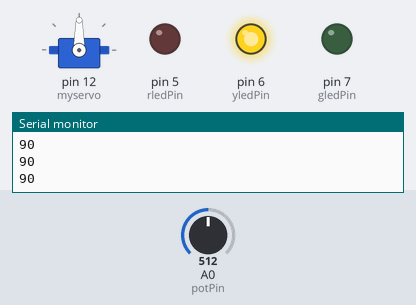
Recording of a sketch running on a simulated Arduino Uno, built with avr-gcc and run on an emulated ATmega328P. Shown: servo, output pins drawn as LEDs (lit = HIGH), the last lines printed to the serial monitor. The inputs (shaded band) are chosen by the test bench; at power-on: A0 (potPin) = 512.

Above: at 1.2 s.
1.3 s: A0 (potPin) set to 716
At 1.7 s:
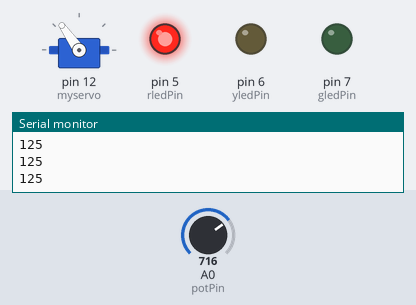
2.8 s: A0 (potPin) set to 900
At 3.1 s:
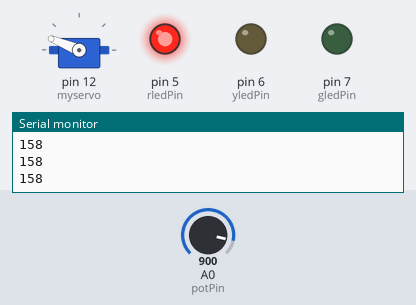
4.3 s: A0 (potPin) set to 1023
At 5.5 s:
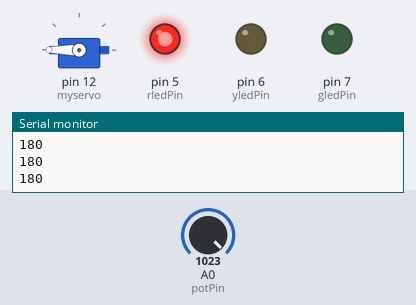
5.8 s: A0 (potPin) set to 306
At 7.0 s:
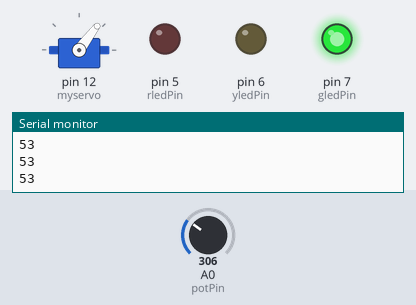
8.8 s: A0 (potPin) set to 170
At 9.8 s:
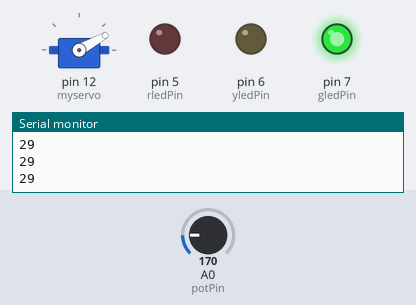
Timing chart, 0 to 11.3 s (numbered marks = the images above; inputs shaded):
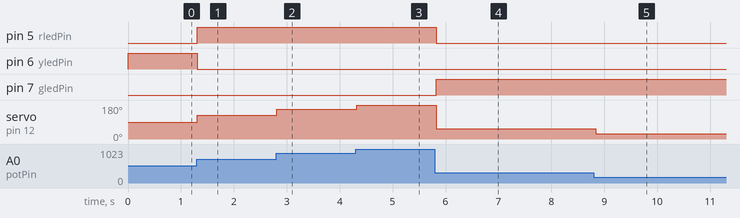

The sketch:

Coding_3B_arduino.ino
```cpp
#include <Servo.h>

Servo myservo;
int potPin = A0;
int gledPin = 7;
int yledPin = 6;
int rledPin = 5;
int potValue = 0;
int angle = 0;
bool manualMode = false;  // start in potentiometer mode

void dark (){
digitalWrite(gledPin, LOW);
digitalWrite(yledPin, LOW);
digitalWrite(rledPin, LOW);

}


void setup() {
  myservo.attach(12);
  pinMode(gledPin, OUTPUT);
  pinMode(yledPin, OUTPUT);
  pinMode(rledPin, OUTPUT);
  Serial.begin(9600);
  Serial.println("Arduino ready.");
}

void loop() {
  if (Serial.available() > 0) {
    String data = Serial.readStringUntil('\n');
    data.trim();

    if (data.equalsIgnoreCase("pot")) {
      manualMode = false;
      Serial.println("Switched to POT mode");
    }
    else if (data.equalsIgnoreCase("manual")) {
      manualMode = true;
      Serial.println("Switched to MANUAL mode");
    }
    else if (manualMode && data.toInt() >= 0 && data.toInt() <= 180) {
      angle = data.toInt();
      myservo.write(angle);
      Serial.print("Manual angle set to: ");
      Serial.println(angle);
    }
  }

  //using potentiometer mode
  if (!manualMode) {
    potValue = analogRead(potPin);
    angle = map(potValue, 0, 1023, 0, 180);
    myservo.write(angle);

    if (angle < 60){
      dark ();
      digitalWrite(gledPin, HIGH);
      }
    else if (angle > 60 && angle < 120){
      dark ();
      digitalWrite(yledPin, HIGH);
      }
    else if (angle > 120){
      dark ();
      digitalWrite(rledPin, HIGH);
    }

    Serial.println(angle);
    delay(100);
  }
}
```

Measured:
- after the input at 1.3 s, pin 5 (rledPin): LOW → HIGH at once; pin 6 (yledPin): HIGH → LOW at once; servo on pin 12 (myservo): 90° → 125° at once
- after the input at 2.8 s, servo on pin 12 (myservo): 125° → 158° at once
- after the input at 4.3 s, servo on pin 12 (myservo): 158° → 180° at once
- after the input at 5.8 s, pin 5 (rledPin): HIGH → LOW at once; pin 7 (gledPin): LOW → HIGH at once; servo on pin 12 (myservo): 180° → 53° at once
- after the input at 8.8 s, servo on pin 12 (myservo): 53° → 29° at once
